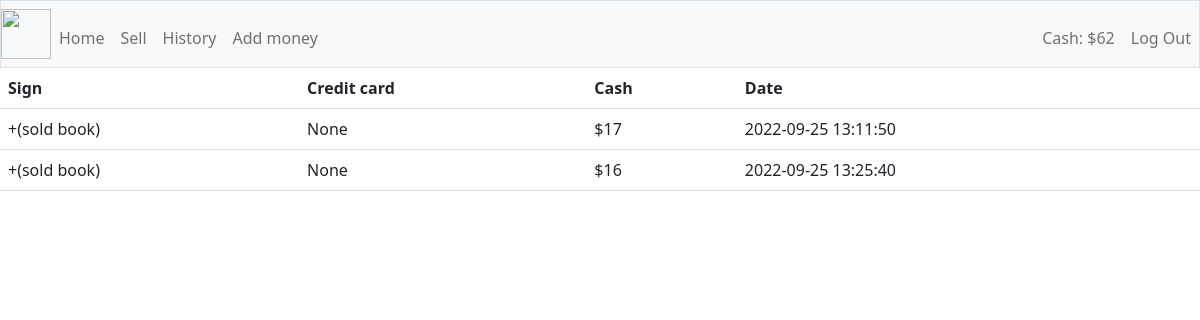
Screenshot of /add_history (signed in) with the database file from the repository.
### tables this page shows
CREATE TABLE users (id INTEGER PRIMARY KEY AUTOINCREMENT NOT NULL, username TEXT NOT NULL, password TEXT NOT NULL, email TEXT NOT NULL, phone_number TEXT NOT NULL, cash NUMERIC NOT NULL);

CREATE TABLE add_history (id INTEGER PRIMARY KEY AUTOINCREMENT NOT NULL, user_id INTEGER NOT NULL, sign TEXT NOT NULL, credit_card INTEGER, cash NUMERIC NOT NULL, date DATETIME NOT NULL);

### app.py (the view)
@app.route("/add_history")
@login_required
def add_history():
    if request.method == "GET":
        id = session["user_id"]
        cash = db.execute("SELECT cash FROM users WHERE id=?", id)
        data = db.execute("SELECT sign, credit_card, cash, date FROM add_history where user_id=?", id)
        return render_template("add_history.html", cash = cash, data=data)

### app.py (called while the page is built)
def login_required(f):
    @wraps(f)
    def decorated_function(*args, **kwargs):
        if session.get("user_id") is None:
            return redirect("/login")
        return f(*args, **kwargs)
    return decorated_function

### templates/add_history.html (shortened to what this page needs)
{% extends "layout.html" %}
{% block main %}
    <table class="table">
        <tr>
            <th>Sign</th>
            <th>Credit card</th>
            <th>Cash</th>
            <th>Date</th>
        </tr>
        {% for row in data %}
            <tr>
                <td>{{ row["sign"] }}</td>
                <td>{{ row["credit_card"] }}</td>
                <td>${{ row["cash"] }}</td>
                <td>{{ row["date"] }}</td>
            </tr>
        {% endfor %}
    </table>
{% endblock %}

### templates/layout.html (shortened to what this page needs)
<!DOCTYPE html>
<html>
	<head>
		<link rel="stylesheet" href="/static/style.css">
		<link href="https://cdn.jsdelivr.net/npm/bootstrap@5.2.0/dist/css/bootstrap.min.css" rel="stylesheet">
	        <link href="https://cdn.jsdelivr.net/npm/bootstrap@5.1.3/dist/css/bootstrap.min.css" rel="stylesheet">
	</head>
    <body>
        {% if session["user_id"] %}
            <nav class="bg-light border navbar navbar-expand-md navbar-light">
                <img src="https://i.pinimg.com/564x/ea/0b/ce/ea0bceb1bb574b4f99e0af014db5011a.jpg" class="logo">
                <ul class="navbar-nav me-auto mt-2">
                    <li class="nav-item"><a class="nav-link" href="/">Home</a></li>
                    <li class="nav-item"><a class="nav-link" href="/sell">Sell</a></li>
                    <li class="nav-item"><a class="nav-link" href="/history">History</a></li>
                    <li class="nav-item"><a class="nav-link" href="/add">Add money</a></li>
                </ul>
                <ul class="navbar-nav ms-auto mt-2">
                    <li class="nav-item"><a class="nav-link" href="/add_history">Cash: ${{ cash[0]["cash"] }}</a></li>
                    <li class="nav-item"><a class="nav-link" href="/logout">Log Out</a></li>
                </ul>
            </nav>
        {% endif %}
        <main>
            {% block main %}{% endblock %}
        </main>
    </body>
</html>

### static/style.css (style rules this page uses)
.reg, a, .label { text-align: center; }
.logo { width: 50px; height: 50px; }

### rows the page displays
users: cash "62"
add_history: sign "+(sold book)", credit_card "None", cash "17", date "2022-09-25 13:11:50"
add_history: sign "+(sold book)", credit_card "None", cash "16", date "2022-09-25 13:25:40"
